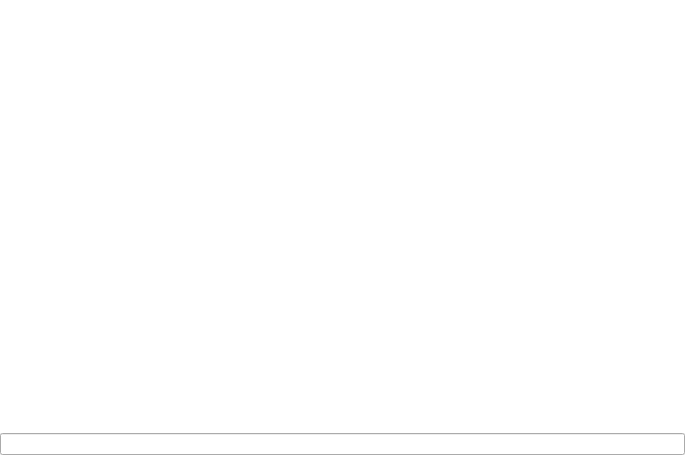
<?xml version="1.0" encoding="UTF-8"?>
<ui version="4.0">
 <class>CoreConsoleWidget</class>
 <widget class="QWidget" name="CoreConsoleWidget">
  <property name="geometry">
   <rect>
    <x>0</x>
    <y>0</y>
    <width>685</width>
    <height>455</height>
   </rect>
  </property>
  <property name="windowTitle">
   <string>Console</string>
  </property>
  <layout class="QVBoxLayout" name="verticalLayout">
   <property name="spacing">
    <number>0</number>
   </property>
   <property name="margin">
    <number>0</number>
   </property>
   <item>
    <widget class="QTextEdit" name="textEdit">
     <property name="frameShape">
      <enum>QFrame::NoFrame</enum>
     </property>
     <property name="readOnly">
      <bool>true</bool>
     </property>
     <property name="html">
      <string>&lt;!DOCTYPE HTML PUBLIC &quot;-//W3C//DTD HTML 4.0//EN&quot; &quot;http://www.w3.org/TR/REC-html40/strict.dtd&quot;&gt;
&lt;html&gt;&lt;head&gt;&lt;meta name=&quot;qrichtext&quot; content=&quot;1&quot; /&gt;&lt;style type=&quot;text/css&quot;&gt;
p, li { white-space: pre-wrap; }
&lt;/style&gt;&lt;/head&gt;&lt;body style=&quot; font-family:'MS Shell Dlg 2'; font-size:8.25pt; font-weight:400; font-style:normal;&quot;&gt;
&lt;p style=&quot;-qt-paragraph-type:empty; margin-top:0px; margin-bottom:0px; margin-left:0px; margin-right:0px; -qt-block-indent:0; text-indent:0px; font-size:8pt;&quot;&gt;&lt;br /&gt;&lt;/p&gt;&lt;/body&gt;&lt;/html&gt;</string>
     </property>
     <property name="acceptRichText">
      <bool>false</bool>
     </property>
    </widget>
   </item>
   <item>
    <widget class="QLineEdit" name="lineEdit"/>
   </item>
  </layout>
  <action name="actionClear_console">
   <property name="icon">
    <iconset resource="CoreIcons.qrc">
     <normaloff>:/resources/icons/clear_console.png</normaloff>:/resources/icons/clear_console.png</iconset>
   </property>
   <property name="text">
    <string>Clear console</string>
   </property>
   <property name="toolTip">
    <string>Clears all console logs</string>
   </property>
  </action>
  <action name="actionToogle_word_wrap">
   <property name="checkable">
    <bool>true</bool>
   </property>
   <property name="icon">
    <iconset resource="CoreIcons.qrc">
     <normaloff>:/resources/icons/word_wrap_16x16.png</normaloff>:/resources/icons/word_wrap_16x16.png</iconset>
   </property>
   <property name="text">
    <string>Toogle word wrap</string>
   </property>
   <property name="toolTip">
    <string>Toogles word wrapping in console - wrapping words by default</string>
   </property>
  </action>
 </widget>
 <resources>
  <include location="CoreIcons.qrc"/>
 </resources>
 <connections>
  <connection>
   <sender>actionToogle_word_wrap</sender>
   <signal>toggled(bool)</signal>
   <receiver>CoreConsoleWidget</receiver>
   <slot>setWordWrap(bool)</slot>
   <hints>
    <hint type="sourcelabel">
     <x>-1</x>
     <y>-1</y>
    </hint>
    <hint type="destinationlabel">
     <x>342</x>
     <y>227</y>
    </hint>
   </hints>
  </connection>
  <connection>
   <sender>actionClear_console</sender>
   <signal>triggered()</signal>
   <receiver>textEdit</receiver>
   <slot>clear()</slot>
   <hints>
    <hint type="sourcelabel">
     <x>-1</x>
     <y>-1</y>
    </hint>
    <hint type="destinationlabel">
     <x>342</x>
     <y>217</y>
    </hint>
   </hints>
  </connection>
 </connections>
 <slots>
  <slot>setWordWrap(bool)</slot>
 </slots>
</ui>
